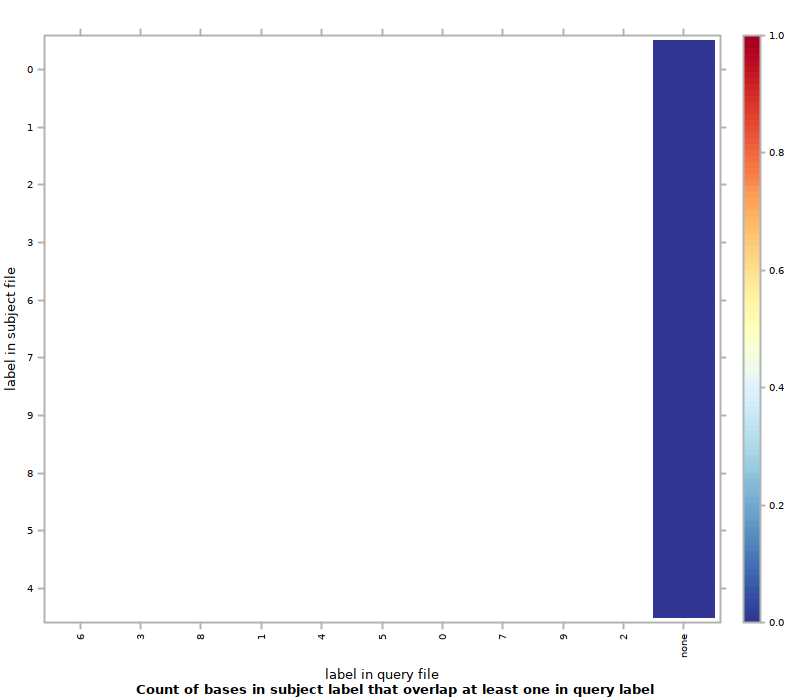

This figure's R source:
#!/usr/bin/env Rscript
## transcript produced by Segtools 1.1.14

segtools.r.dirname <-
  system2("python",
          c("-c", "'import segtools; print segtools.get_r_dirname()'"),
          stdout = TRUE)

source(file.path(segtools.r.dirname, 'common.R'))
source(file.path(segtools.r.dirname, 'overlap.R'))
save.overlap.performance('./K5seq100bp1bp/overlap-ordered', 'overlap.performance', './K5seq100bp1bp/overlap-ordered/overlap.tab', row.normalize = 'FALSE', mnemonic_file = './K5seq100bp1bp/overlap-direct/mnemonics1_new.txt', clobber = FALSE, col_mnemonic_file = './K5seq100bp1bp/overlap-direct/mnemonics2_new.txt')
save.overlap.heatmap('./K5seq100bp1bp/overlap-ordered', 'overlap', './K5seq100bp1bp/overlap-ordered/overlap.tab', clobber = FALSE, col_mnemonic_file = './K5seq100bp1bp/overlap-direct/mnemonics2_new.txt', cluster = FALSE, max_contrast = FALSE, row.normalize = 'FALSE', mnemonic_file = './K5seq100bp1bp/overlap-direct/mnemonics1_new.txt')
